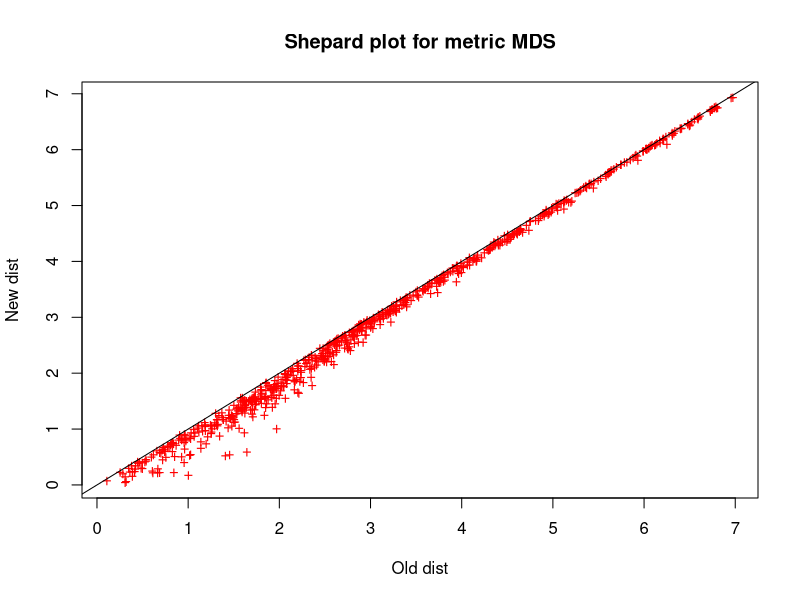
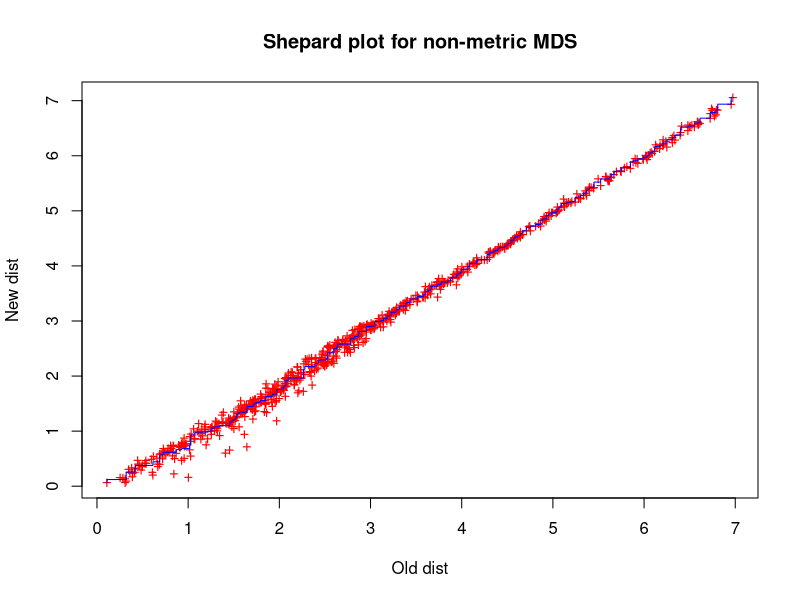
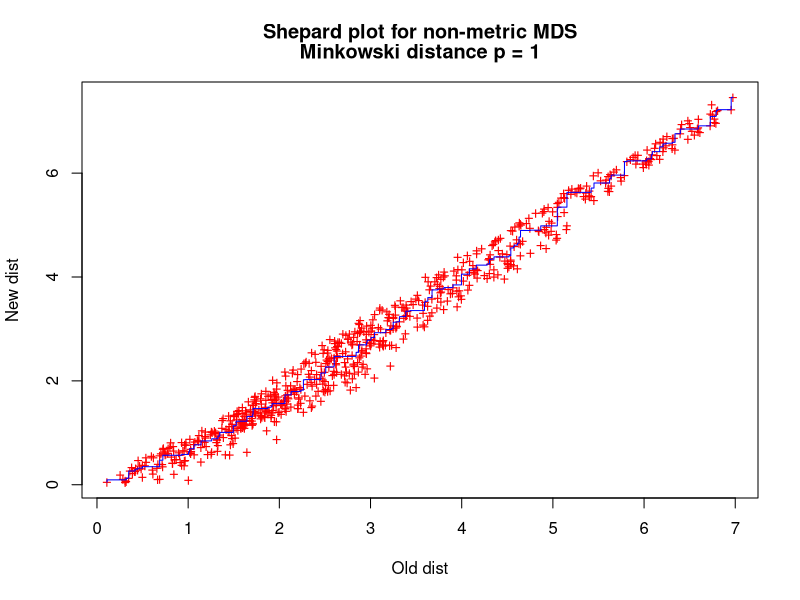
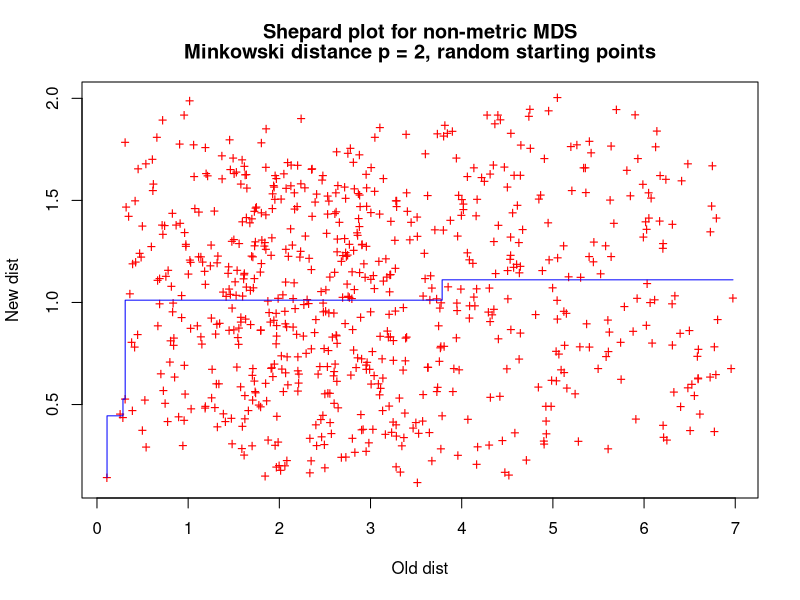

Write R code to recreate these figures, in order.
library("MASS")
cars <- read.csv2("cars.csv")

carsN <- scale(cars[,3:8])
d <- dist(carsN)
new <- cmdscale(d, 2)
write.csv(new, file = "carsNew.csv")
plot(d, dist(new),pch ="+",col = "red",
     xlab=c("Old dist"),ylab = c("New dist"),
     main =c("Shepard plot for metric MDS"))
abline(a=0,b=1)
res <- isoMDS(d, k=2, p=2)
coords <- res$points
write.csv(coords, file = "carsNew2.csv")
plot(d,dist(coords),pch ="+",col = "red",
     xlab=c("Old dist"),ylab = c("New dist"),
     main =c("Shepard plot for non-metric MDS"))
sh <- Shepard(d,coords)
lines(sh$x, sh$yf, type = "S", col = "blue")
res2 <- isoMDS(d, k=2, p=1)
coords2 <- res2$points
write.csv(coords2, file = "carsNew3.csv")
sh2 <- Shepard(d, coords2)
plot(d, dist(coords2),pch ="+",col = "red",
     xlab=c("Old dist"),ylab = c("New dist"),
     main =c("Shepard plot for non-metric MDS","Minkowski distance p = 1"))
lines(sh2$x, sh2$yf, type = "S", col = "blue")
init <- data.frame(x1 = runif(38, -1,1), x2 = runif(38, -1,1))
res3 <- isoMDS(d, k=2, p=2, maxit = 500, y = as.matrix(init))
coords3 <- res3$points
write.csv(coords3, file = "carsNew4.csv")
sh3 <- Shepard(d, coords3)
plot(d, dist(coords3),pch ="+",col = "red",
     xlab=c("Old dist"),ylab = c("New dist"),
     main =c("Shepard plot for non-metric MDS",
             "Minkowski distance p = 2, random starting points"))
lines(sh3$x, sh3$yf, type = "S", col = "blue")
## NA
